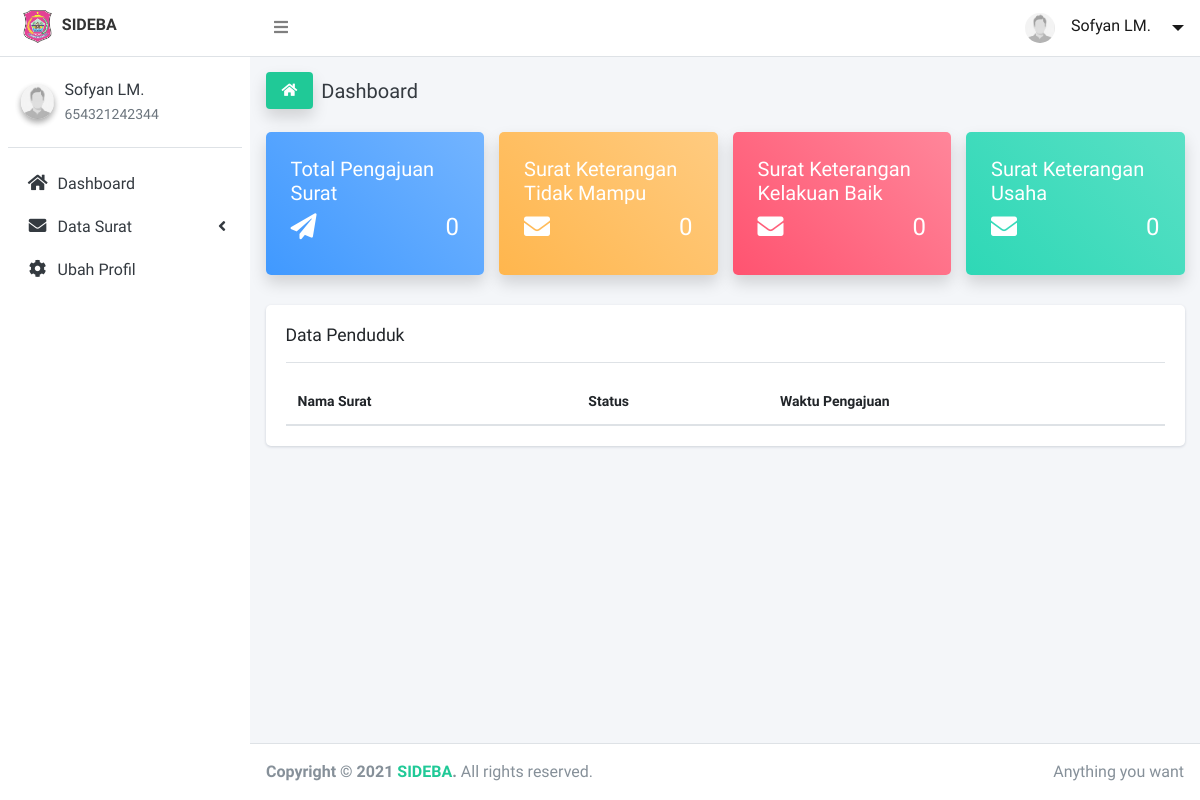
The page /user.php (signed in) on the database as committed earlier.
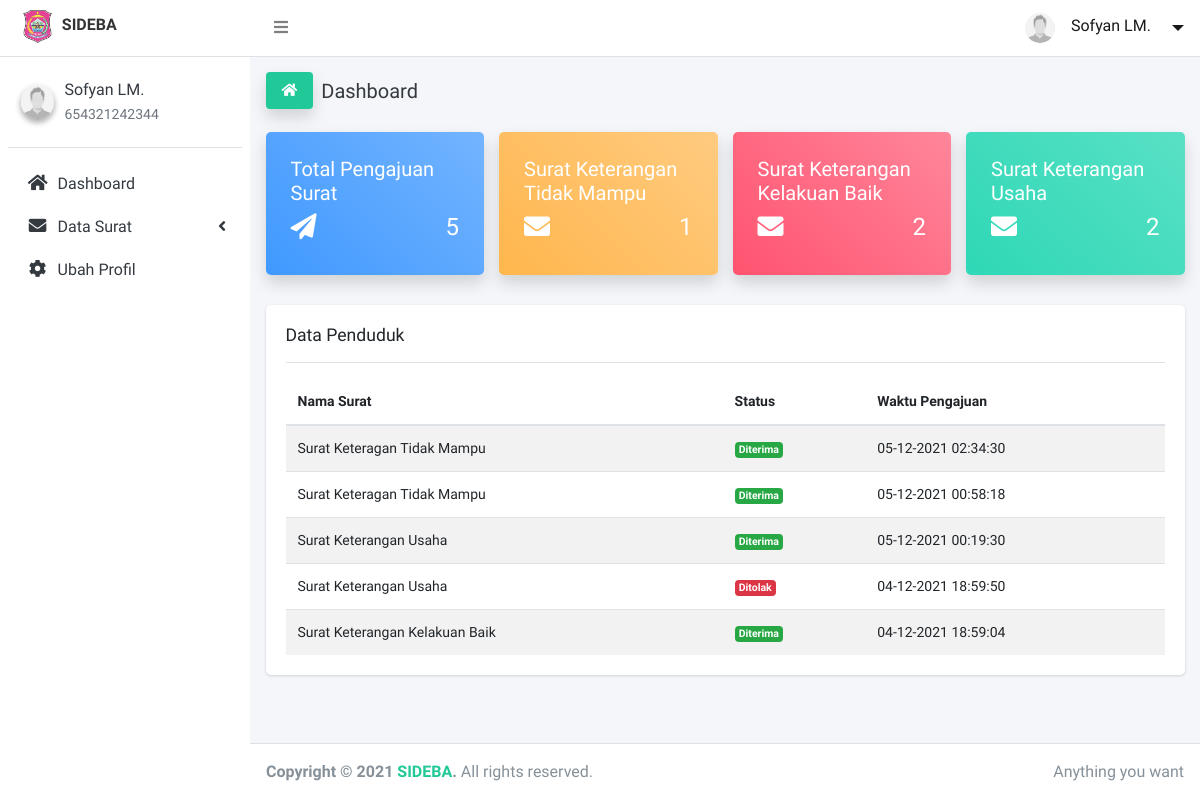
The same page on the database as committed later.
### tables this page shows
CREATE TABLE `user` (
  `id` int(11) NOT NULL,
  `nik` bigint(20) NOT NULL,
  `nama` varchar(255) NOT NULL,
  `tgl_lahir` date NOT NULL,
  `jk` varchar(50) NOT NULL,
  `alamat` text NOT NULL,
  `dusun` varchar(80) NOT NULL,
  `pekerjaan` varchar(100) NOT NULL,
  `agama` varchar(100) NOT NULL,
  `email` varchar(25) NOT NULL,
  `password` varchar(50) NOT NULL,
  `role` tinyint(1) NOT NULL,
  `vaksin` tinyint(1) NOT NULL
);

CREATE TABLE `pengajuan_surat` (
  `id` int(11) NOT NULL,
  `id_surat` int(11) NOT NULL,
  `id_user` int(11) NOT NULL,
  `status` varchar(50) NOT NULL,
  `created_at` datetime NOT NULL,
  `updated_at` timestamp NOT NULL DEFAULT current_timestamp() ON UPDATE current_timestamp()
);

CREATE TABLE `surat` (
  `id` int(11) NOT NULL,
  `nama_surat` varchar(255) NOT NULL
);

### base_url.php (called while the page is built)
<?php
$base_url = "http://".$_SERVER['SERVER_NAME'].'/'."sideba-webapp".'/';

### app/get_data.php (called while the page is built)
<?php
$result_data = $mysqli->query("SELECT * FROM user WHERE id='$_SESSION[id]'");
$row_data = $result_data->fetch_assoc();
$ididid = $row_data['id'];

### app/function/user/function.php (the view)
<?php
function total_pengajuan($mysqli, $ididid)
{
    $result = $mysqli->query("SELECT * FROM pengajuan_surat WHERE id_user='$ididid'");
    $total = mysqli_num_rows($result);
    return $total;
}
function sktm($mysqli, $ididid)
{
    $result = $mysqli->query("SELECT * FROM pengajuan_surat WHERE id_user='$ididid' AND id_surat='1'");
    $total = mysqli_num_rows($result);
    return $total;
}
function skkb($mysqli, $ididid)
{
    $result = $mysqli->query("SELECT * FROM pengajuan_surat WHERE id_user='$ididid' AND id_surat='2'");
    $total = mysqli_num_rows($result);
    return $total;
}
function sku($mysqli, $ididid)
{
    $result = $mysqli->query("SELECT * FROM pengajuan_surat WHERE id_user='$ididid' AND id_surat='3'");
    $total = mysqli_num_rows($result);
    return $total;
}
function pengajuan_surat($mysqli, $ididid)
{
    $result = $mysqli->query("SELECT * FROM pengajuan_surat WHERE id_user='$ididid' ORDER BY id DESC LIMIT 6");
    while ($row = $result->fetch_assoc()) {
        $date = date('d-m-Y H:i:s', strtotime($row['created_at']));
        $rs = $mysqli->query("SELECT * FROM surat WHERE id='$row[id_surat]'");
        $r = $rs->fetch_assoc();
        echo "
            <tr>
                <td>$r[nama_surat]</td>
                <td>
                ";
                    if ($row['status'] == 'Sedang Diproses') {
                        echo "<span class='badge badge-warning text-white'>$row[status]</span>";
                    } else if ($row['status'] == 'Ditolak') {
                        echo "<span class='badge badge-danger'>$row[status]</span>";
                    } else {
                        echo "<span class='badge badge-success'>$row[status]</span>";
                    }
                echo"
                </td>
                <td>$date</td>
            </tr>
        ";
    }
}

### user.php (shortened to what this page needs)
<?php
include 'base_url.php';
    ?>
<?php
include 'app/conn.php';
if (isset($_GET['views_user']) && $_GET['views_user'] == "cetak_sktm" || isset($_GET['views_user']) && $_GET['views_user'] == "cetak_skkb" || isset($_GET['views_user']) && $_GET['views_user'] == "cetak_sku") {
    if ($_GET['views_user'] == "cetak_sktm") {
        include 'app/print/cetak_sktm.php';
    } else if ($_GET['views_user'] == "cetak_skkb") {
        include 'app/print/cetak_skkb.php';
    } else if ($_GET['views_user'] == "cetak_sku") {
        include 'app/print/cetak_sku.php';
    }
} else {
    include 'app/get_data.php';
    include 'views/layout/ua/header.php';
    include 'views/layout/ua/navbar.php';
    include 'views/layout/ua/sidebar.php';
?>
<div class="content-wrapper">
    <?php
    if (isset($_GET['views_user']) && $_GET['views_user'] == "user") {
        include 'views/page/user/index.php';
    } else if (isset($_GET['views_user']) && $_GET['views_user'] == "profile") {
        include 'views/page/user/profile.php';
    } else if (isset($_GET['views_user']) && $_GET['views_user'] == "password") {
        include 'views/page/user/password.php';
    } else if (isset($_GET['views_user']) && $_GET['views_user'] == "sktm") {
        include 'views/page/user/sktm/index.php';
    } else if (isset($_GET['views_user']) && $_GET['views_user'] == "skkb") {
        include 'views/page/user/skkb/index.php';
    } else if (isset($_GET['views_user']) && $_GET['views_user'] == "sku") {
        include 'views/page/user/sku/index.php';
    } else {
        include 'views/page/user/index.php';
    }
    ?>
</div>
<?php
    include 'views/layout/ua/footer.php';
}
?>

### views/layout/ua/header.php (shortened to what this page needs)
<!DOCTYPE html>
<html lang="en">
<head>
    <link rel="stylesheet" href="<?= $base_url; ?>assets/bootstrap/plugins/fontawesome-free/css/all.min.css">
    <link rel="stylesheet" href="<?= $base_url; ?>assets/bootstrap/plugins/datatables-bs4/css/dataTables.bootstrap4.min.css">
    <link rel="stylesheet" href="<?= $base_url; ?>assets/bootstrap/plugins/datatables-responsive/css/responsive.bootstrap4.min.css">
    <link rel="stylesheet" href="<?= $base_url; ?>assets/bootstrap/plugins/icheck-bootstrap/icheck-bootstrap.min.css">
    <link rel="stylesheet" href="<?= $base_url; ?>assets/bootstrap/plugins/select2/css/select2.min.css">
    <link rel="stylesheet" href="<?= $base_url; ?>assets/bootstrap/plugins/select2-bootstrap4-theme/select2-bootstrap4.min.css">
    <link rel="stylesheet" href="<?= $base_url; ?>assets/bootstrap/dist/css/adminlte.min.css">
    <link rel="stylesheet" href="<?= $base_url; ?>assets/css/custom.css">
</head>
<body class="hold-transition sidebar-mini">
    <div class="wrapper">

### views/layout/ua/navbar.php (shortened to what this page needs)
<nav class="main-header navbar navbar-expand navbar-white navbar-light">
    <ul class="navbar-nav">
        <li class="nav-item">
            <a class="nav-link" data-widget="pushmenu" href="#" role="button"><i class="fas fa-bars"></i></a>
        </li>
    </ul>
    <ul class="navbar-nav ml-auto">
        <li class="nav-item dropdown">
            <a class="navbar-brand dropdown-toggle d-flex align-items-center" data-toggle="dropdown" href="#">
                <img src="<?= $base_url; ?>assets/bootstrap/dist/img/dummy.jpg" alt="image" class="rounded-circle" width="30">
                <p class="mb-1 mx-3 text-black font-weight-lighter text-md d-none d-md-block"><?= $row_data['nama']; ?></p>
            </a>
        </li>
    </ul>
</nav>

### views/layout/ua/sidebar.php (shortened to what this page needs)
<aside class="main-sidebar sidebar-light-teal">
    <a href="index3.html" class="brand-link d-flex">
        <img src="<?= $base_url; ?>assets/images/logo.png" alt="AdminLTE Logo" class="brand-image" style="opacity: .8">
        <span class="brand-text font-weight-bold text-md">SIDEBA <?= ($_SESSION['role'] == 1) ? '- Administrator' : ''; ?></span>
    </a>
    <div class="sidebar">
        <div class="user-panel mt-3 pb-3 mb-3 d-flex align-items-center">
            <div class="image">
                <img src="<?= $base_url; ?>assets/bootstrap/dist/img/dummy.jpg" class="img-circle elevation-2" alt="User Image">
            </div>
            <div class="info">
                <a href="#" class="d-block"><?= $row_data['nama']; ?></a>
                <span class="text-muted text-sm"><?= $row_data['nik']; ?></span>
            </div>
        </div>
        <nav class="mt-2">
            <ul class="nav nav-pills nav-sidebar flex-column" data-widget="treeview" role="menu" data-accordion="false">
                <?php if ($_SESSION['role'] == 1) : ?>
                <li class="nav-item">
                    <a href="<?= $base_url; ?>admin" class="nav-link">
                        <i class="nav-icon fas fa-home"></i>
                        <p>
                            Dashboard
                        </p>
                    </a>
                </li>
                <li class="nav-item">
                    <a href="<?= $base_url; ?>admin/penduduk" class="nav-link">
                        <i class="nav-icon fas fa-user"></i>
                        <p>
                            Data Penduduk
                        </p>
                    </a>
                </li>
                <li class="nav-item has-treeview">
                    <a href="#" class="nav-link">
                        <i class="nav-icon fas fa-envelope"></i>
                        <p>
                            Data Surat
                            <i class="right fas fa-angle-left"></i>
                        </p>
                    </a>
                    <ul class="nav nav-treeview">
                        <li class="nav-item">
                            <a href="<?= $base_url; ?>admin/sktm" class="nav-link d-flex align-items-center">
                                <i class="fas fa-arrow-right nav-icon text-xs"></i>
                                <p class="text-sm">Surat Keterangan <br> Tidak Mampu</p>
                            </a>
                        </li>
                        <li class="nav-item">
                            <a href="<?= $base_url; ?>admin/skkb" class="nav-link d-flex align-items-center">
                                <i class="fas fa-arrow-right nav-icon text-xs"></i>
                                <p class="text-sm">Surat Keterangan <br> Kelakuan Baik</p>
                            </a>
                        </li>
                        <li class="nav-item">
                            <a href="<?= $base_url; ?>admin/sku" class="nav-link d-flex align-items-center">
                                <i class="fas fa-arrow-right nav-icon text-xs"></i>
                                <p class="text-sm">Surat Keterangan Usaha</p>
                            </a>
                        </li>
                    </ul>
                </li>
                <li class="nav-item">
                    <a href="<?= $base_url; ?>admin/bantuan" class="nav-link">
                        <i class="nav-icon fas fa-hands-helping"></i>
                        <p>
                            Data Bantuan
                        </p>
                    </a>
                </li>
                <li class="nav-item">
                    <a href="<?= $base_url; ?>admin/vaksin" class="nav-link">
                        <i class="nav-icon fas fa-syringe"></i>
                        <p>
                            Data Vaksin
                        </p>
                    </a>
                </li>
                <li class="nav-item">
                    <a href="<?= $base_url; ?>admin/profile" class="nav-link">
                        <i class="nav-icon fas fa-cog"></i>
                        <p>
                            Ubah Profil
                        </p>
                    </a>
                </li>
                <?php else : ?>
                <li class="nav-item">
                    <a href="<?= $base_url; ?>user" class="nav-link">
                        <i class="nav-icon fas fa-home"></i>
                        <p>
                            Dashboard
                        </p>
                    </a>
                </li>
                <li class="nav-item has-treeview">
                    <a href="#" class="nav-link">
                        <i class="nav-icon fas fa-envelope"></i>
                        <p>
                            Data Surat
                            <i class="right fas fa-angle-left"></i>
                        </p>
                    </a>
                </li>
                <li class="nav-item">
                    <a href="<?= $base_url; ?>user/profile" class="nav-link">
                        <i class="nav-icon fas fa-cog"></i>
                        <p>
                            Ubah Profil
                        </p>
                    </a>
                </li>
                <?php endif; ?>
            </ul>
        </nav>
    </div>
</aside>

### views/page/user/index.php
<?php
    include 'app/function/user/function.php';
?>
<div class="content-header">
    <div class="container-fluid">
        <div class="row mb-2">
            <div class="col-sm-6">
                <div class="d-flex align-items-center">
                    <div class="rounded py-2 px-3 bg-teal text-sm shadow">
                        <i class="fas fa-home"></i>
                    </div>
                    <h1 class="m-0 ml-2 text-dark text-lg font-weight-normal">Dashboard</h1>
                </div>
            </div>
        </div>
    </div>
</div>
<div class="content">
    <div class="container-fluid">
        <div class="row">
            <div class="col-md-3 col-xl-3">
                <div class="card bg-c-blue order-card shadow">
                    <div class="card-block">
                        <h5 class="m-b-20">Total Pengajuan Surat</h5>
                        <h4 class="text-right"><i class="fa fa-paper-plane f-left"></i><span><?= total_pengajuan($mysqli, $ididid); ?></span></h4>
                    </div>
                </div>
            </div>
            <div class="col-md-3 col-xl-3">
                <div class="card bg-c-yellow order-card shadow">
                    <div class="card-block">
                        <h5 class="m-b-20">Surat Keterangan Tidak Mampu</h5>
                        <h4 class="text-right"><i class="fa fa-envelope f-left"></i><span><?= sktm($mysqli, $ididid); ?></span></h4>
                    </div>
                </div>
            </div>
            <div class="col-md-3 col-xl-3">
                <div class="card bg-c-pink order-card shadow">
                    <div class="card-block">
                        <h5 class="m-b-20">Surat Keterangan Kelakuan Baik</h5>
                        <h4 class="text-right"><i class="fa fa-envelope f-left"></i><span><?= skkb($mysqli, $ididid); ?></span></h4>
                    </div>
                </div>
            </div>
            <div class="col-md-3 col-xl-3">
                <div class="card bg-c-green order-card shadow">
                    <div class="card-block">
                        <h5 class="m-b-20">Surat Keterangan Usaha</h5>
                        <h4 class="text-right"><i class="fa fa-envelope f-left"></i><span><?= sku($mysqli, $ididid); ?></span></h4>
                    </div>
                </div>
            </div>
        </div>
        <div class="row">
            <div class="col-md-12">
                <div class="card">
                    <div class="card-body">
                        <div class="d-flex align-items-center justify-content-between">
                            <h4 class="card-title">Data Penduduk</h4>
                        </div>
                        <div class="border-bottom my-3"></div>
                        <table class="table example2 table-striped text-sm">
                            <thead>
                                <tr>
                                    <th>Nama Surat</th>
                                    <th>Status</th>
                                    <th>Waktu Pengajuan</th>
                                </tr>
                            </thead>
                            <tbody>
                                <?php pengajuan_surat($mysqli, $ididid); ?>
                            </tbody>
                        </table>
                    </div>
                </div>
            </div>
        </div>
    </div>
</div>

### views/layout/ua/footer.php (shortened to what this page needs)
<footer class="main-footer">
    <div class="float-right d-none d-sm-inline">
        Anything you want
    </div>
    <strong>Copyright &copy; 2021 <a href="#" class="text-teal">SIDEBA</a>.</strong> All rights reserved.
</footer>
</div>
</body>
</html>

### assets/css/custom.css (style rules this page uses)
.order-card { color: #fff; }
.bg-c-blue { background: linear-gradient(45deg,#4099ff,#73b4ff); }
.bg-c-green { background: linear-gradient(45deg,#2ed8b6,#59e0c5); }
.bg-c-yellow { background: linear-gradient(45deg,#FFB64D,#ffcb80); }
.bg-c-pink { background: linear-gradient(45deg,#FF5370,#ff869a); }
.card { border-radius: 5px; -webkit-box-shadow: 0 1px 2.94px 0.06px rgba(4,26,55,0.16); box-shadow: 0 1px 2.94px 0.06px rgba(4,26,55,0.16); border: none; margin-bottom: 30px; -webkit-transition: all 0.3s ease-in-out; transition: all 0.3s ease-in-out; }
.card .card-block { padding: 25px; }
.order-card i { font-size: 26px; }
.f-left { float: left; }

Rows that differ between the two databases and show on the page:
added pengajuan_surat: id_surat.nama_surat "Surat Keteragan Tidak Mampu", status "Diterima", created_at "05-12-2021 02:34:30"
added pengajuan_surat: id_surat.nama_surat "Surat Keteragan Tidak Mampu", status "Diterima", created_at "05-12-2021 00:58:18"
added pengajuan_surat: id_surat.nama_surat "Surat Keterangan Usaha", status "Diterima", created_at "05-12-2021 00:19:30"
added pengajuan_surat: id_surat.nama_surat "Surat Keterangan Usaha", status "Ditolak", created_at "04-12-2021 18:59:50"
added pengajuan_surat: id_surat.nama_surat "Surat Keterangan Kelakuan Baik", status "Diterima", created_at "04-12-2021 18:59:04"
Other text that changed with them:
total_pengajuan($mysqli, $ididid): "0" → "5"
sktm($mysqli, $ididid): "0" → "1"
skkb($mysqli, $ididid): "0" → "2"
sku($mysqli, $ididid): "0" → "2"
